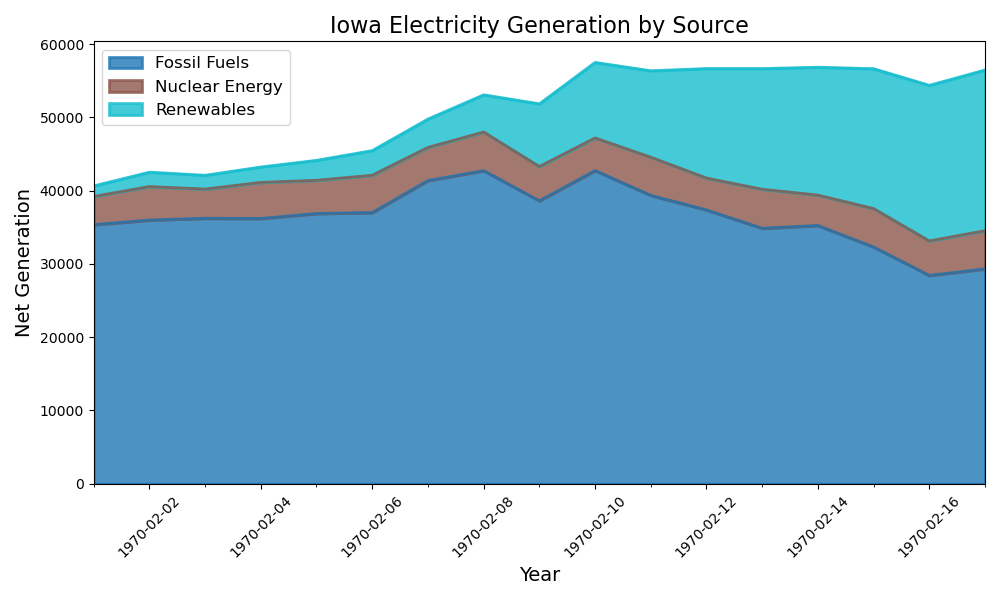

Reproduce this figure in Python.
import pandas as pd
import matplotlib.pyplot as plt
import matplotlib.dates as mdates

# Read the CSV file
data = pd.read_csv('iowa-electricity.csv')

# Convert the 'year' column to datetime
data['year'] = pd.to_datetime(data['year'])

# Pivot the data to reshape it for plotting
pivoted_data = data.pivot(index='year', columns='source', values='net_generation')

# Create a figure and axis object
fig, ax = plt.subplots(figsize=(10, 6))

# Plot the data as an area chart
pivoted_data.plot(kind='area', ax=ax, linewidth=2, alpha=0.8, colormap='tab10')

# Set the title and axis labels
ax.set_title('Iowa Electricity Generation by Source', fontsize=16)
ax.set_xlabel('Year', fontsize=14)
ax.set_ylabel('Net Generation', fontsize=14)

# Rotate the x-axis labels for better readability
plt.xticks(rotation=45)

# Format the x-axis ticks as dates
date_formatter = mdates.DateFormatter('%Y-%m-%d')
ax.xaxis.set_major_formatter(date_formatter)

# Add a legend
ax.legend(loc='upper left', fontsize=12)

# Show the plot
plt.tight_layout()
plt.show()
